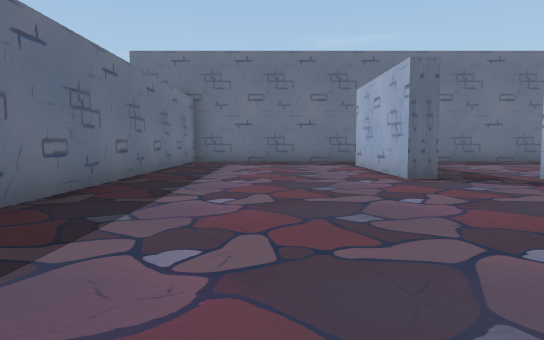
view 1 (above)

21 first-person views from a walk through a 3-D level made in the Unity game engine. The camera is 1.2 m above the floor, tilts 4° down and sees 70° across. The floor is counted in squares, 2 m on a side. Each view is taken from the middle of a square. On the plan, view 1 faces up. The plan holds only what a view shows up to about 11 squares ahead; the rest is blank. The place goes on beyond the plan.

view 2
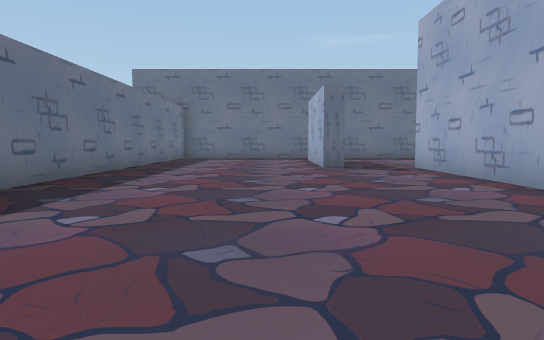

view 3
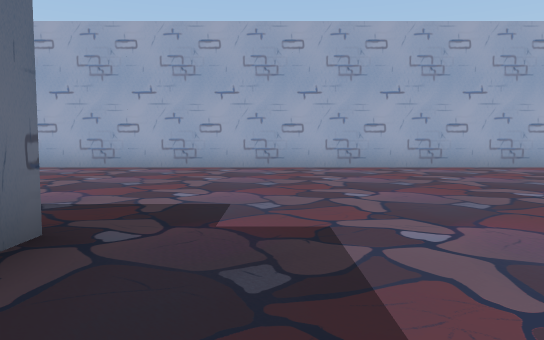

view 4
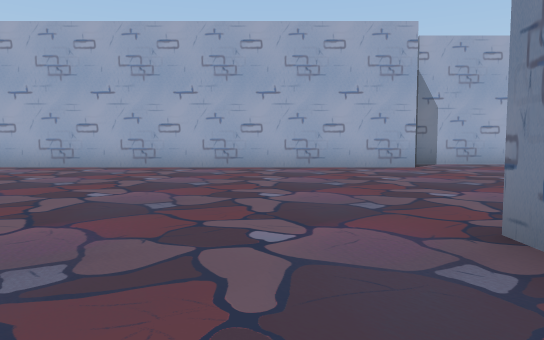

view 5
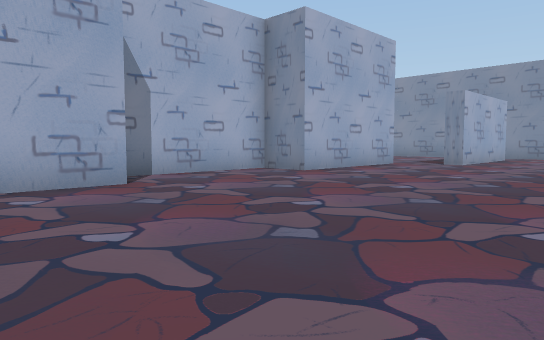

view 6
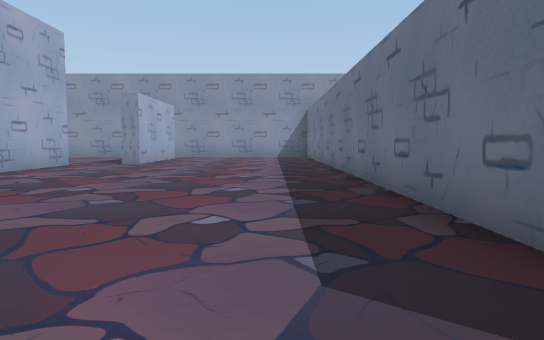

view 7
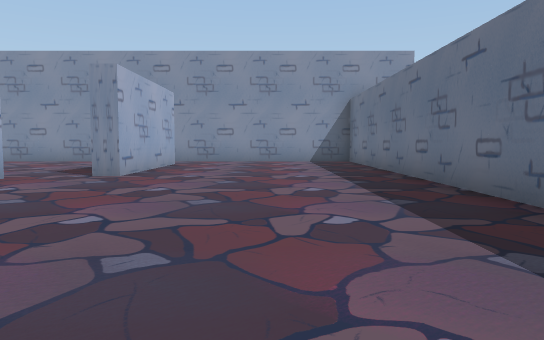

view 8
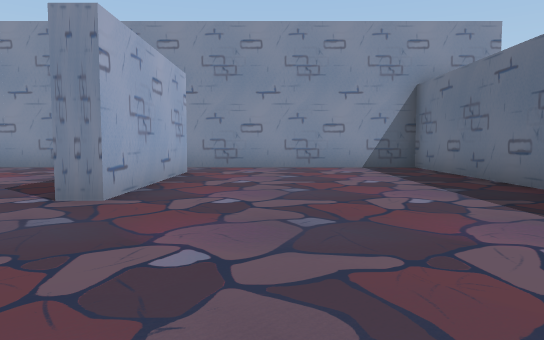

view 9
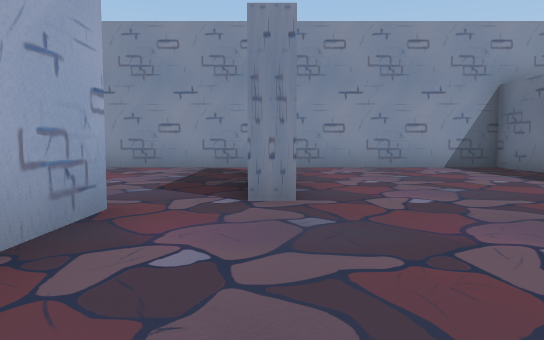

view 10
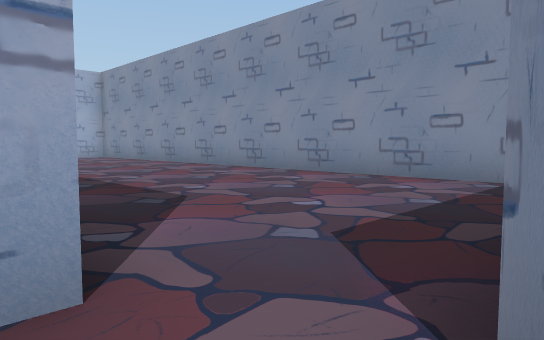

view 11
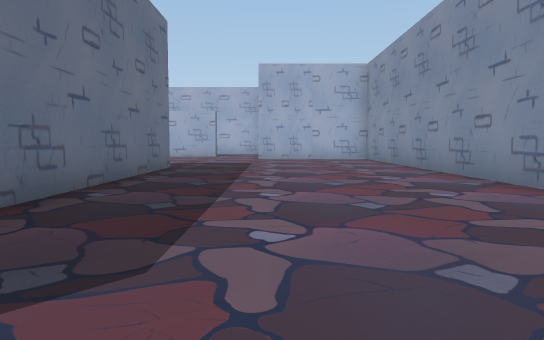

view 12
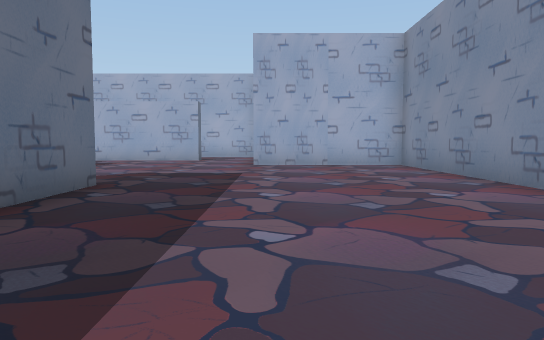

view 13
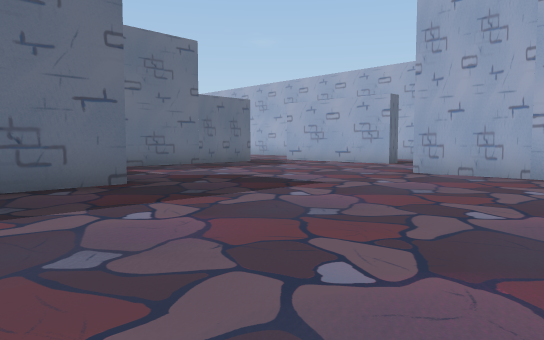

view 14
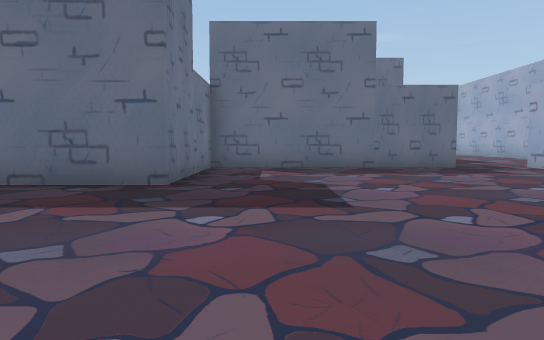

view 15
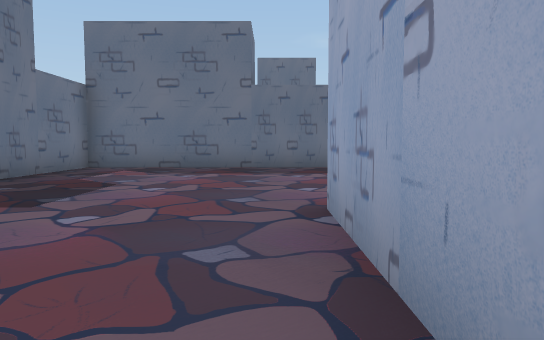

view 16
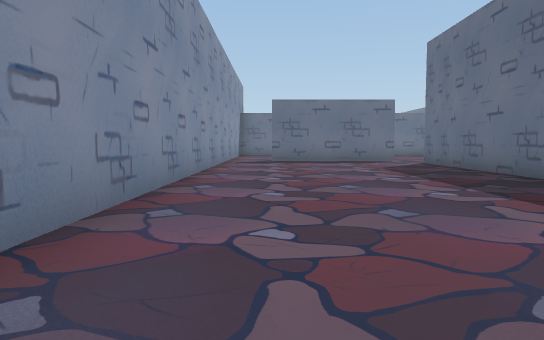

view 17
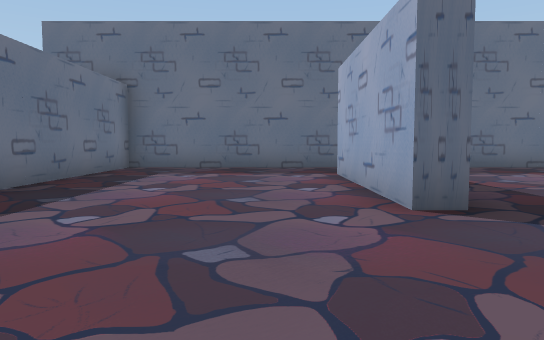

view 18
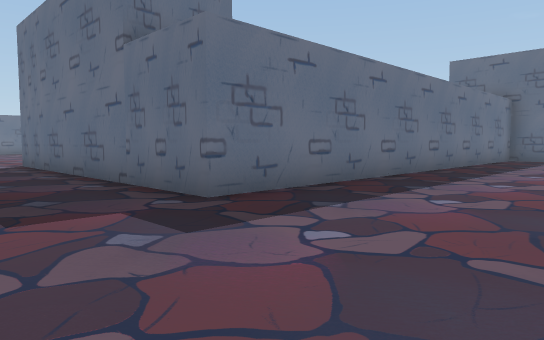

view 19
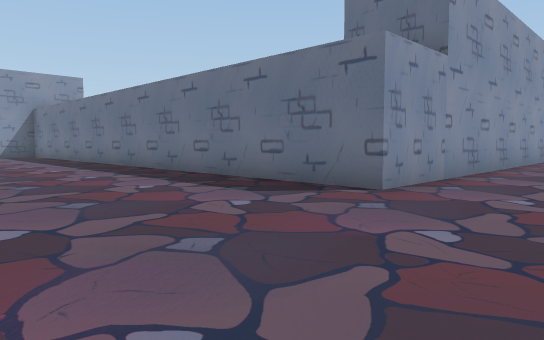

view 20
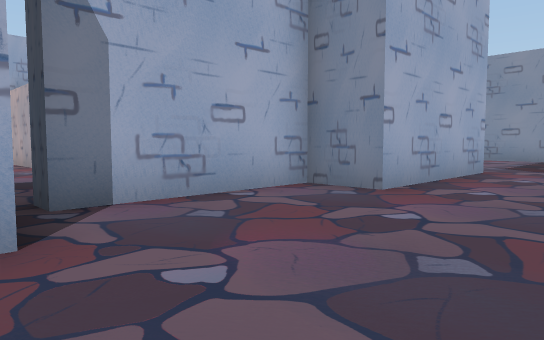

view 21
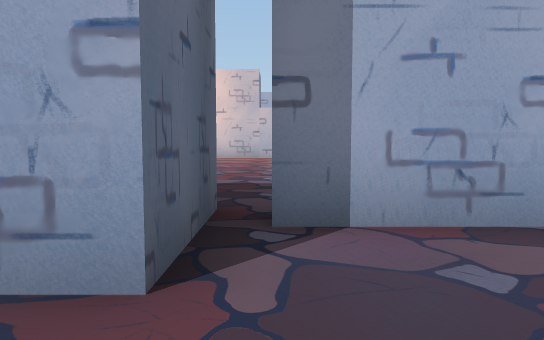

### Floor plan
Points are (right, up) in squares from view 1. A wall is a line through its corners. A room is listed if a view was taken in it or the views show most of it. See-through windows are left out.
Room 1 (views 1, 2, 3, 4, 5, 6, 7, 8, 9, 10, 17, 18, 19, 20, 21)
walls: (-6.5, -7.5) (-2.5, -7.5) (-2.5, -23.5) (2.5, -23.5); (6.5, -9.5) (4.5, -9.5) (4.5, 5.5); (4.5, -17.6) (4.5, -13.5) (5.7, -13.5) (5.7, -10); (2.9, 6.4) (2.3, 6.4) (2.3, 10.5); (2.7, -21.9) (2.7, -18) (3.2, -18); (1.4, 12.5) (-2.5, 12.5) (-2.5, 0.5) (-6.5, 0.5)
ways out: opening at (3, -22.5) to room 2; opening at (4, -18) to room 2; opening at (2, 11.5); opening at (3.5, 6.5); gap at (6, -10)
Room 2 (views 11, 12, 13, 14, 15, 16)
walls: (20.5, -13.5) (14.5, -13.5) (14.5, -17.5) (4.9, -17.5); (2.5, -23.5) (19.5, -23.5) (19.5, -19.5)
ways out: opening at (3, -22.5) to room 1; opening at (4, -18) to room 1

Positions as (right, up) in squares from view 1, and headings:
1: (0, 0), facing up
2: (1, -3), facing up
3: (-5, -1), facing right
4: (-5, -6), facing right
5: (-1, -7), facing down-right
6: (-1, -7), facing down
7: (0, -11), facing down
8: (1, -14), facing down
9: (3, -14), facing down
10: (3, -17), facing down-right
11: (5, -20), facing right
12: (9, -20), facing right
13: (12, -23), facing up-right
14: (16, -23), facing up
15: (19, -23), facing up
16: (16, -22), facing left
17: (1, 3), facing up
18: (1, -2), facing up-left
19: (2, -5), facing down-left
20: (2, -9), facing down-right
21: (3, -10), facing right
